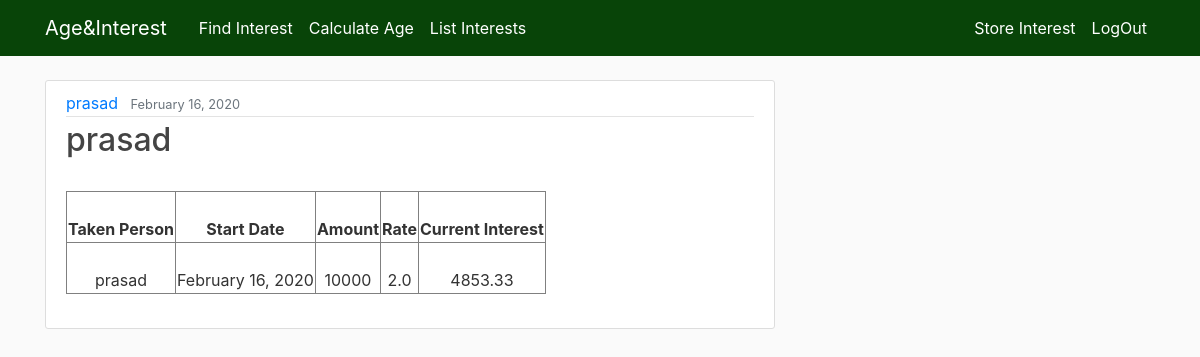
The page /lender/prasad/ (signed in) on the database its author committed.
### interestStorage/models.py (models this page shows, shortened)
class InterestStorageModel(models.Model):
    givenPerson = models.ForeignKey(User, on_delete=models.CASCADE)
    takenPerson = models.CharField(default="", max_length=50,verbose_name="Taken Person")
    amount = models.IntegerField(verbose_name="Taken Amount")
    rate = models.FloatField()
    startDate = models.DateField(verbose_name="Start Date")
    presentinterest = models.FloatField(default=0.0)

### interestStorage/views.py (the view)
@login_required
def lenderStorageListView(request, takenperson):
    queryset = InterestStorageModel.objects.filter(
        takenPerson=takenperson)
    return render(request, 'lender_interests.html', {'posts': queryset})

### templates/lender_interests.html
{% extends 'base.html' %}
{%block content%}
{% for post in posts%}
<article class="media content-section">
        <div class="media-body">
            <div class="article-metadata">
                <a class="mr-2" href="#">{{ post.takenPerson }}</a>
                <small class="text-muted">{{ post.startDate|date:"F d, Y"}}</small>
            </div>
            <h2><a class="article-title" href="#">{{ post.takenPerson }}</a></h2>
            <div class="article-content">
                <table border="1">
                    <tr id="table-data">
                        <th>
                            Taken Person
                        </th>
                        <th>
                            Start Date
                        </th>
                        <th>
                            Amount
                        </th>
                        <th>
                            Rate
                        </th>
                        <th>
                            Current Interest
                        </th>
                    </tr>
                    <tr id="table-data">
                        <td>
                            {{post.takenPerson}}
                        </td>
                        <td>
                            {{post.startDate|date:"F d, Y"}}
                        </td>
                        <td>
                            {{post.amount}}
                        </td>
                        <td>
                            {{post.rate}}
                        </td>
                        <td>
                            {{post.presentinterest}}
                        </td>
                    </tr>
                </table>
        </div>
        </div>
    </article>
{% endfor %}
{% endblock content%}

### static/main.css (style rules this page uses)
body { background: #fafafa; color: #333333; margin-top: 5rem; }
h1, h2, h3, h4, h5, h6 { color: #444444; }
.content-section { background: #ffffff; padding: 10px 20px; border: 1px solid #dddddd; border-radius: 3px; margin-bottom: 20px; }
.article-title { color: #444444; }
.article-content { white-space: pre-line; }
.article-metadata { padding-bottom: 1px; margin-bottom: 4px; border-bottom: 1px solid #e3e3e3; }
#table-data { text-align: center; padding: 20px; }

### rows shown on the page
InterestStorageModel: takenPerson "prasad", startDate "February 16, 2020", amount "10000", rate "2.0", presentinterest "4853.33"
